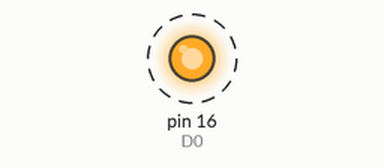
Simulated run of this sketch. Board: Arduino Uno, built with avr-gcc and run on an emulated ATmega328P. Parts: output pins drawn as LEDs (lit = HIGH). Dashed ring = blinking.

Above: at 0.5 s.
Timing chart, 0 to 4.6 s (numbered marks = the images above):
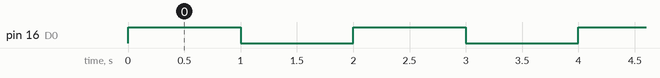

The sketch:

projeto1.ino
```cpp
#define D0 16
#define D1 5
#define D2 4
#define D3 0
#define D4 2
#define D5 14
#define D6 12
#define D7 13
#define D8 15

#define RX 3
#define TX 1

#define LED D0

const int VELOCIDADE=1000;
//desacelera const int VELOCIDADE=2000;
//acelera const int VELOCIDADE=500;

void setup() {
  pinMode(LED, OUTPUT);

}

void loop() {
  digitalWrite(LED, HIGH);
  delay(VELOCIDADE);

  digitalWrite(LED, LOW);
  delay(VELOCIDADE);

}
```

Measured:
- by itself, pin 16 (D0): alternates HIGH for 1.0 s and LOW for 1.0 s
